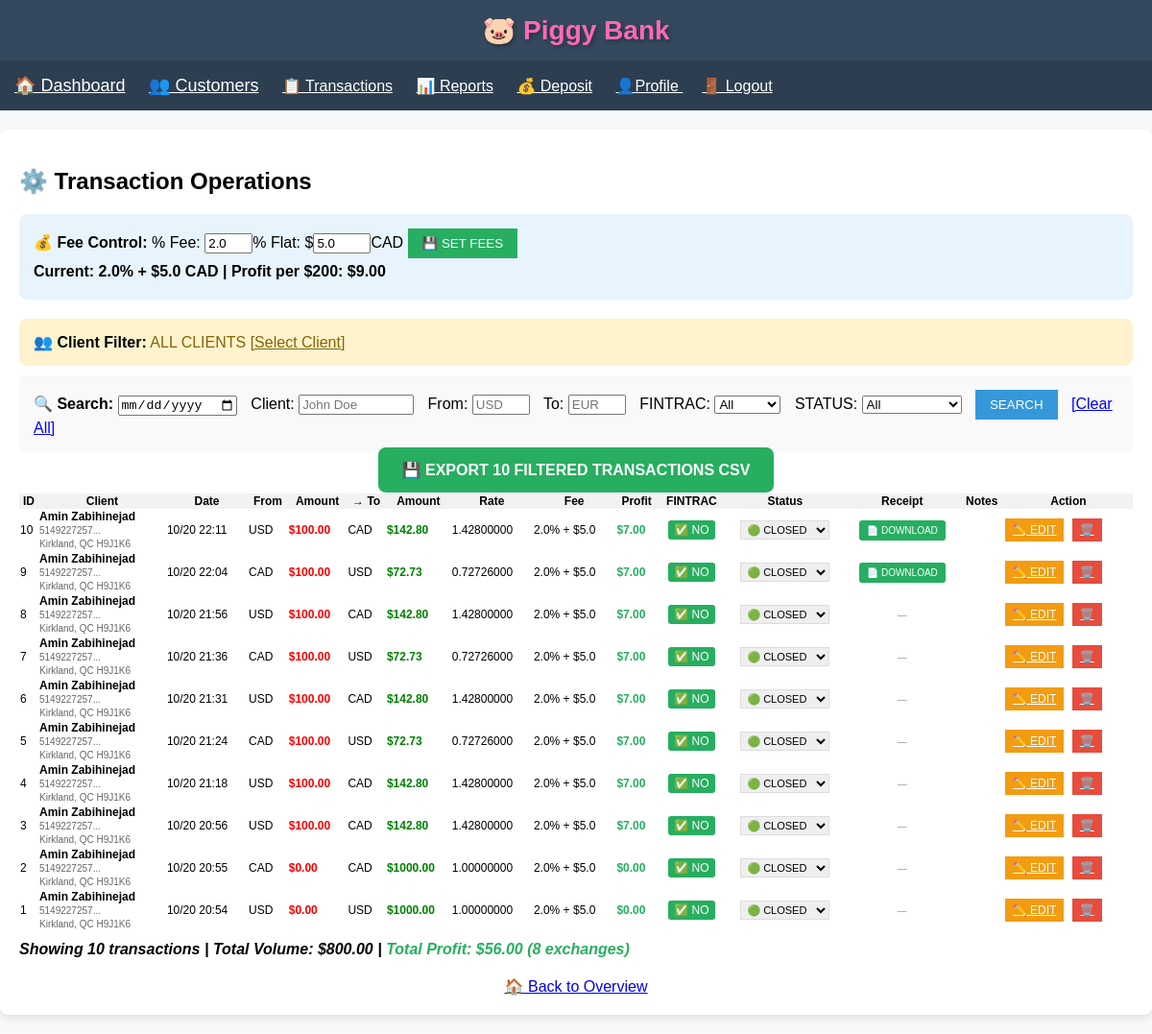
Page /transactions (signed in) on the earlier database version.
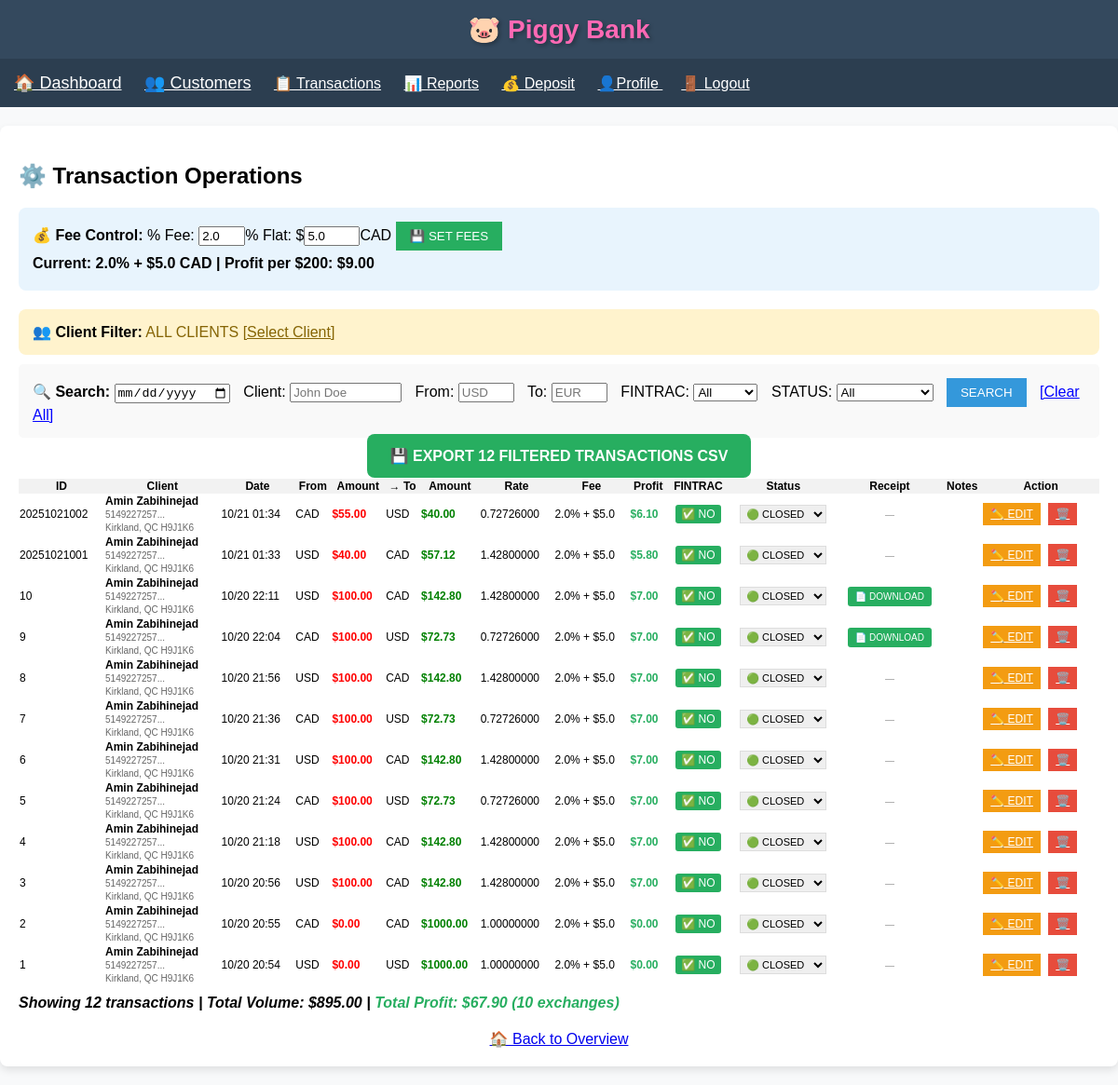
Same page on the later database version.
### app.py (models this page shows)
class Transaction(db.Model):
    id = db.Column(db.Integer, primary_key=True)
    date = db.Column(db.DateTime, default=datetime.utcnow)
    from_currency = db.Column(db.String(3), nullable=False)
    to_currency = db.Column(db.String(3), nullable=False)
    from_amount = db.Column(db.Float, nullable=False)
    to_amount = db.Column(db.Float, nullable=False)
    exchange_rate = db.Column(db.Float, nullable=False)
    notes = db.Column(db.Text, nullable=True)
    is_fintrac = db.Column(db.Boolean, default=False)  # ✅ NEW!
    client_id = db.Column(db.Integer, db.ForeignKey('client.id'), nullable=False)
    receipt_filename = db.Column(db.String(100))  # ← ADD! PDF/JPG filename
    status = db.Column(db.String(10), default='closed')  # ← CHANGE TO CLOSED!

class Client(db.Model):
    id = db.Column(db.Integer, primary_key=True)
    first_name = db.Column(db.String(50), nullable=False)
    last_name = db.Column(db.String(50), nullable=False)
    email = db.Column(db.String(100), unique=True, nullable=False)
    phone = db.Column(db.String(20), nullable=False)
    apartment = db.Column(db.String(10))
    civic_number = db.Column(db.String(10), nullable=False)
    street = db.Column(db.String(100), nullable=False)
    city = db.Column(db.String(50), nullable=False)
    province = db.Column(db.String(10), nullable=False)
    postal_code = db.Column(db.String(10), nullable=False)
    id_card_number = db.Column(db.String(20))  # ← ADD!
    id_expiry_date = db.Column(db.Date)  # ← ADD!
    risk_level = db.Column(db.String(20), default='low risk')
    notes = db.Column(db.Text, nullable=True)  # ✅ NEW!
    created_at = db.Column(db.DateTime, default=datetime.utcnow)
    transactions = db.relationship('Transaction', backref='client', lazy=True)

### app.py (the view)
@app.route('/transactions')
def transactions():
    if 'user_id' not in session:
        return redirect(url_for('login'))
    search_date = request.args.get('date', '')
    search_client = request.args.get('client_name', '')
    search_from = request.args.get('from_currency', '')
    search_to = request.args.get('to_currency', '')
    search_fintrac = request.args.get('fintrac', '')  # ← ADD THIS!
    search_status = request.args.get('status', '')     # ← ADD THIS!
    query = Transaction.query.order_by(Transaction.date.desc())
    if session.get('is_admin'):
        all_tx = query.all()
    else:
        client_id = session.get('selected_client_id')
        if client_id:
            all_tx = query.filter_by(client_id=client_id).all()
        else:
            all_tx = []
    if search_fintrac == 'yes':
        all_tx = [tx for tx in all_tx if tx.is_fintrac]           # ← ADD THIS!
    elif search_fintrac == 'no':
        all_tx = [tx for tx in all_tx if not tx.is_fintrac]       # ← ADD THIS!
    if search_status == 'closed':
        all_tx = [tx for tx in all_tx if tx.status == 'closed']   # ← ADD THIS!
    elif search_status == 'pending':
        all_tx = [tx for tx in all_tx if tx.status == 'pending']  # ← ADD THIS!
    if search_date:
        search_date_obj = datetime.strptime(search_date, '%Y-%m-%d')
        all_tx = [tx for tx in all_tx if tx.date.date() == search_date_obj.date()]
    if search_client:
        all_tx = [tx for tx in all_tx if
                  search_client.lower() in f"{tx.client.first_name} {tx.client.last_name}".lower()]
    if search_from:
        all_tx = [tx for tx in all_tx if tx.from_currency.upper() == search_from.upper()]
    if search_to:
        all_tx = [tx for tx in all_tx if tx.to_currency.upper() == search_to.upper()]
    current_fee = round(FEE_PERCENTAGE * 100, 1)
    current_flat_fee = round(FLAT_FEE_CAD, 2)
    return render_template('transactions.html', transactions=all_tx,
                           search_date=search_date, search_client=search_client,
                           search_from=search_from, search_to=search_to,
                           search_fintrac=search_fintrac, search_status=search_status,  # ← ADD THIS!
                           current_fee=current_fee, current_flat_fee=current_flat_fee,
                           filtered_transactions=len(all_tx))

### templates/transactions.html (shortened to what this page needs)
{% extends "base.html" %}
{% block content %}
    <h2>⚙️ Transaction Operations</h2>
    {% if session.is_admin %}
    <div style="background:#e8f4fd; padding:15px; border-radius:8px; margin-bottom:20px;">
        <strong>💰 Fee Control:</strong>
        <form method="POST" action="{{ url_for('set_fees') }}" style="display:inline;">
            % Fee: <input type="number" name="fee_percentage" step="0.1" value="{{ current_fee }}" style="width:50px;">%
            Flat: $<input type="number" name="flat_fee_cad" step="0.01" value="{{ current_flat_fee }}" style="width:60px;">CAD
            <input type="submit" value="💾 SET FEES" style="padding:8px 15px; background:#27ae60; color:white; border:none;">
        </form>
        <p style="margin:5px 0; font-weight:bold;">
            <strong>Current:</strong> {{ current_fee }}% + ${{ current_flat_fee }} CAD |
            <strong>Profit per $200:</strong> ${{ "%.2f"|format((200 * current_fee / 100) + current_flat_fee) }}
        </p>
    </div>
    {% endif %}
    <div style="background:#fff3cd; padding:15px; border-radius:8px; margin-bottom:10px;">
        <strong>👥 Client Filter:</strong>
        {% if session.selected_client_id %}
            <span style="color:#856404;">{{ session.selected_client_name }} ✅</span>
            <a href="{{ url_for('index') }}" style="color:#856404;">[Change Client]</a>
        {% else %}
            <span style="color:#856404;">ALL CLIENTS</span>
            <a href="{{ url_for('index') }}" style="color:#856404;">[Select Client]</a>
        {% endif %}
    </div>
    <div style="background: #f9f9f9; padding: 15px; margin: 10px 0; border-radius: 5px;">
        <form method="GET">
            <strong>🔍 Search:</strong>
            <input type="date" name="date" value="{{ search_date }}" style="margin-right:10px;">
            Client: <input type="text" name="client_name" placeholder="John Doe" value="{{ search_client }}" style="width:120px; margin-right:10px;">
            From: <input type="text" name="from_currency" placeholder="USD" value="{{ search_from }}" style="width:60px; margin-right:10px;">
            To: <input type="text" name="to_currency" placeholder="EUR" value="{{ search_to }}" style="width:60px; margin-right:10px;">
            FINTRAC: <select name="fintrac" style="margin-right:10px;">
                <option value="">All</option>
            </select>
            STATUS: <select name="status" style="margin-right:10px;">
                <option value="">All</option>
            </select>
            <input type="submit" value="SEARCH" style="padding:8px 15px; background:#3498db; color:white; border:none;">
            <a href="{{ url_for('transactions') }}" style="color:blue; margin-left:10px;">[Clear All]</a>
        </form>
    </div>
    {% if transactions %}
        <div style="text-align:center; margin-bottom:15px;">
            <a href="{{ url_for('export_csv',
                date=search_date,
                client_name=search_client,
                from_currency=search_from,
                to_currency=search_to,
                fintrac=request.args.get('fintrac', ''),
                status=request.args.get('status', '')) }}"
               style="background:#27ae60; color:white; padding:15px 25px; text-decoration:none; border-radius:8px; font-size:16px; font-weight:bold;">
                💾 EXPORT {{ transactions|length }} FILTERED TRANSACTIONS CSV
            </a>
        </div>
        <table style="width:100%; border-collapse: collapse; font-size:12px;">
            <tr style="background:#f2f2f2;">
                <th>ID</th>
                <th>Client</th>
                <th>Date</th>
                <th>From</th>
                <th>Amount</th>
                <th>→ To</th>
                <th>Amount</th>
                <th>Rate</th>
                <th>Fee</th>
                <th>Profit</th>
                <th>FINTRAC</th>
                <th>Status</th>
                <th>Receipt</th>
                <th>Notes</th>
                <th>Action</th>
            </tr>
            {% for tx in transactions %}
                {% set profit = ((tx.from_amount * current_fee / 100) + current_flat_fee)|round(2) if tx.from_amount > 0 else 0 %}
                <tr {% if tx.status == 'pending' %}style="background:#fff2cc;"{% endif %}>
                    <td>{{ tx.id }}</td>
                    <td style="white-space: nowrap;">
                        <strong>{{ tx.client.first_name }} {{ tx.client.last_name }}</strong><br>
                        <small style="color:#666;">
                            {{ tx.client.phone[:12] }}...<br>
                            {{ tx.client.city }}, {{ tx.client.province }} {{ tx.client.postal_code }}
                        </small>
                    </td>
                    <td>{{ tx.date.strftime('%m/%d %H:%M') }}</td>
                    <td>{{ tx.from_currency }}</td>
                    <td style="color: red; font-weight: bold;">${{ "%.2f"|format(tx.from_amount) }}</td>
                    <td>{{ tx.to_currency }}</td>
                    <td style="color: green; font-weight: bold;">${{ "%.2f"|format(tx.to_amount) }}</td>
                    <td style="white-space: nowrap;">{{ "%.8f"|format(tx.exchange_rate) }}</td>
                    <td style="white-space: nowrap;">{{ current_fee }}% + ${{ current_flat_fee }}</td>
                    <td style="color: #27ae60; font-weight: bold;">${{ "%.2f"|format(profit) }}</td>
                    <td style="text-align:center;">
                        {% if tx.is_fintrac %}
                            <span style="background:#e74c3c; color:white; padding:3px 8px; border-radius:3px; font-weight:bold;">🚨 YES</span>
                        {% else %}
                            <span style="background:#27ae60; color:white; padding:3px 6px; border-radius:3px;">✅ NO</span>
                        {% endif %}
                    </td>
                    <td style="text-align:center;">
                        <form method="POST" action="{{ url_for('update_status', tx_id=tx.id) }}" style="display:inline;">
                            <select name="status" onchange="this.form.submit()" style="font-size:11px; padding:2px; border:1px solid #ddd;">
                                <option value="closed" {% if tx.status == 'closed' %}selected{% endif %}>🟢 CLOSED</option>
                            </select>
                        </form>
                    </td>
                    <td style="text-align:center;">
                        {% if tx.receipt_filename %}
                            <a href="{{ url_for('download_receipt', tx_id=tx.id) }}"
                               style="background:#27ae60; color:white; padding:5px 8px; text-decoration:none; border-radius:3px; font-size:10px;"
                               title="{{ tx.receipt_filename }}">
                                📄 DOWNLOAD
                            </a>
                        {% else %}
                            <span style="color:#999; font-size:10px;">—</span>
                        {% endif %}
                    </td>
                    <td style="max-width:150px;">{{ (tx.notes or '')[:30] }}{% if tx.notes|length > 30 %}...{% endif %}</td>
                    <td>
                        <a href="{{ url_for('edit_transaction', tx_id=tx.id) }}" style="background:#f39c12; color:white; padding:5px 8px;">✏️ EDIT</a>
                        <a href="{{ url_for('delete_transaction', tx_id=tx.id) }}" style="background:#e74c3c; color:white; padding:5px 8px; margin-left:5px;" onclick="return confirm('Delete transaction #{{ tx.id }}?')">🗑️</a>
                    </td>
                </tr>
            {% endfor %}
        </table>
        <p style="margin-top:10px; font-weight:bold;">
    <em>Showing {{ transactions|length }} transactions |
    {% set exchange_txs = transactions|selectattr('from_amount', '>', 0)|list %}
    Total Volume: ${{ "%.2f"|format(transactions|sum(attribute='from_amount')) }} |
    <span style="color:#27ae60;">Total Profit: ${{ "%.2f"|format((exchange_txs|sum(attribute='from_amount') * current_fee / 100) + (exchange_txs|length * current_flat_fee)) }} ({{ exchange_txs|length }} exchanges)</span>
    </em>
</p>
    {% else %}
        <div style="text-align:center; padding:30px; color:#666;">
            <h3>No transactions found!</h3>
            <p>Select a client and add transactions from <a href="{{ url_for('index') }}">📊 Overview</a></p>
        </div>
    {% endif %}
    <div style="margin-top:20px; text-align:center;">
        <a href="{{ url_for('index') }}" style="font-size:16px;">🏠 Back to Overview</a>
    </div>
{% endblock %}

### templates/base.html (shortened to what this page needs)
<!DOCTYPE html>
<html lang="en">
<head>
</head>
<body>
    <div class="header">
        <h1>🐷 <span style="color: #ff69b4;">Piggy Bank</span></h1>
    </div>
   <nav style="background:#2c3e50; padding:15px;">
    <a href="{{ url_for('index') }}" style="color:white; margin-right:20px; font-size:18px;">🏠 Dashboard</a>
    <a href="{{ url_for('customers') }}" style="color:white; margin-right:20px; font-size:18px;">👥 Customers</a>
    <a href="{{ url_for('transactions') }}" style="color:white; margin-right:20px;">📋 Transactions</a>
	<a href="{{ url_for('reports') }}"style="color:white; margin-right:20px;">📊 Reports</a>
    <a href="{{ url_for('deposit') }}" style="color:white; margin-right:20px;">💰 Deposit</a>
    <a href="{{ url_for('profile') }}" style="color:white; margin-right:20px;">👤Profile {{ session.username }}</a>
    <a href="{{ url_for('logout') }}" style="color:white;">🚪 Logout</a>
	</nav>
    <div class="container">
        {% block content %}{% endblock %}
    </div>
</body>
</html>

### templates/base.html (style rules this page uses)
* { box-sizing: border-box; }
body { font-family: Arial; margin: 0; padding: 0; background: #f8f9fa; }
.header { background: #34495e; color: white; padding: 15px; text-align: center; box-shadow: 0 2px 5px rgba(0,0,0,0.1); }
.header h1 { margin: 0; font-size: 28px; text-shadow: 2px 2px 4px rgba(0,0,0,0.3); }
.container { max-width: 1200px; margin: 20px auto; padding: 20px; background: white; border-radius: 8px; box-shadow: 0 4px 8px rgba(0,0,0,0.1); }

Differences in the rows shown:
added Transaction: id "20251021002", client.first_name "Amin", client.last_name "Zabihinejad", client "5149227257", client.city "Kirkland", client.province "QC", client.postal_code "H9J1K6", date "10/21 01:34", from_currency "CAD", from_amount "55.00", to_currency "USD", to_amount "40.00", exchange_rate "0.72726000", current_fee "2.0", current_flat_fee "5.0", profit "6.10", is_fintrac "✅ NO", status "🟢 CLOSED"
added Transaction: id "20251021001", client.first_name "Amin", client.last_name "Zabihinejad", client "5149227257", client.city "Kirkland", client.province "QC", client.postal_code "H9J1K6", date "10/21 01:33", from_currency "USD", from_amount "40.00", to_currency "CAD", to_amount "57.12", exchange_rate "1.42800000", current_fee "2.0", current_flat_fee "5.0", profit "5.80", is_fintrac "✅ NO", status "🟢 CLOSED"
Other differences:
{{ transactions|length }}: "10" → "12"
{{ "%.2f"|format(transactions|sum(attribute='from_amount')) }}: "800.00" → "895.00"
{{ exchange_txs|length }}: "8" → "10"
text no longer shown: "56.00"
text now shown: "67.90"
